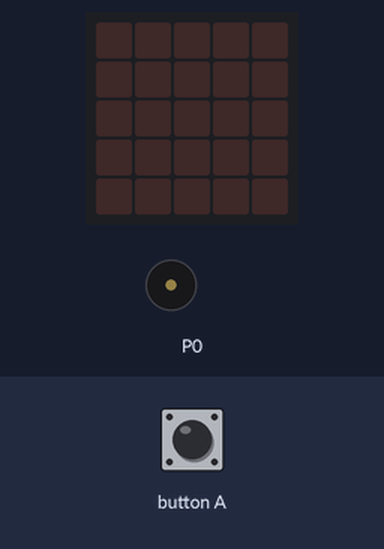
The program below on a simulated BBC micro:bit (MakeCode). Parts: the board's 5×5 LED display, buzzer (waves = sounding). The inputs (shaded band) are chosen by the test bench.

Above: at 1.2 s.
1.3 s: button A pressed for 0.15 s
At 3.6 s:
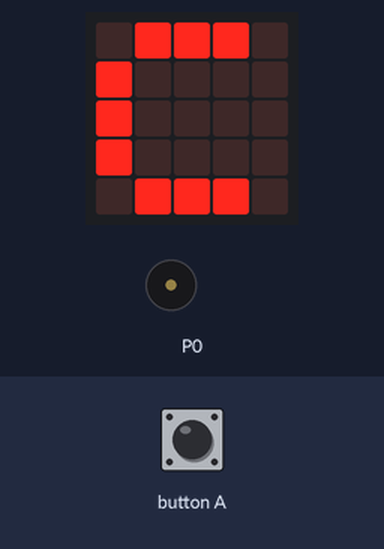
At 8.6 s:
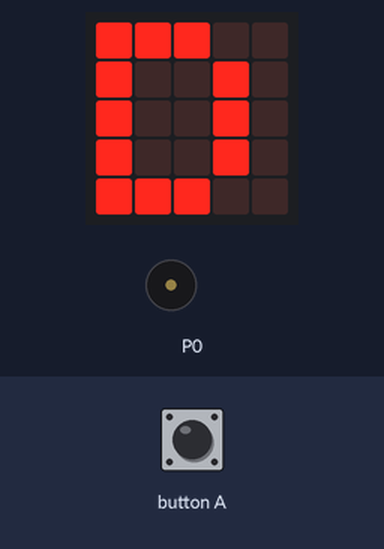
Timing chart, 0 to 24.8 s (numbered marks = the images above; inputs shaded):
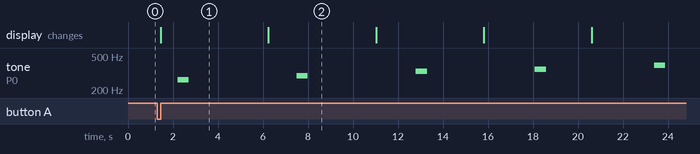

The program:

main.ts
```typescript
input.onButtonPressed(Button.A, function () {
    basic.showString("C")
    music.playMelody("C - - - - - - - ", 120)
    basic.showString("D")
    music.playMelody("- D - - - - - - ", 120)
    basic.showString("E")
    music.playMelody("- - E - - - - - ", 120)
    basic.showString("F")
    music.playMelody("- - - F - - - - ", 120)
    basic.showString("G")
    music.playMelody("- - - - G - - - ", 120)
    basic.showString("A")
    music.playMelody("- - - - - A - - ", 120)
    basic.showString("B")
    music.playMelody("- - - - - - B - ", 120)
    basic.showString("C")
    music.playMelody("- - - - - - - C5 ", 120)
})
basic.forever(function () {

})
```

test.ts
```typescript
// テストはここに来ます。このパッケージが拡張機能として使用されるときにはコンパイルされません。
```

Measured:
- after the input at 1.3 s, tone on P0: plays 262 Hz for 0.50 s, 294 Hz for 0.50 s, 330 Hz for 0.50 s, 349 Hz for 0.50 s, 392 Hz for 0.50 s, starting after 0.90 s; the display: changes after 0.15 s (image 1)
- what the display in image 1 shows lasts 4.7 s, from 1.5 s to 6.2 s
